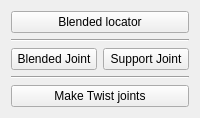
      <widget class="QWidget" name="setup_frame" native="true">
       <layout class="QGridLayout" name="gridLayout_2">
        <item row="0" column="0">
         <layout class="QVBoxLayout" name="verticalLayout_2">
          <item>
           <widget class="QPushButton" name="blendLoc_button">
            <property name="sizePolicy">
             <sizepolicy hsizetype="Minimum" vsizetype="Preferred">
              <horstretch>0</horstretch>
              <verstretch>0</verstretch>
             </sizepolicy>
            </property>
            <property name="toolTip">
             <string>select one joint</string>
            </property>
            <property name="text">
             <string>Blended locator</string>
            </property>
           </widget>
          </item>
          <item>
           <widget class="Line" name="line">
            <property name="orientation">
             <enum>Qt::Horizontal</enum>
            </property>
           </widget>
          </item>
          <item>
           <layout class="QHBoxLayout" name="horizontalLayout">
            <item>
             <widget class="QPushButton" name="blendJnt_button">
              <property name="sizePolicy">
               <sizepolicy hsizetype="Minimum" vsizetype="Preferred">
                <horstretch>0</horstretch>
                <verstretch>0</verstretch>
               </sizepolicy>
              </property>
              <property name="toolTip">
               <string>Select one or multiple target joint(s).</string>
              </property>
              <property name="text">
               <string>Blended Joint</string>
              </property>
             </widget>
            </item>
            <item>
             <widget class="QPushButton" name="supportJnt_button">
              <property name="sizePolicy">
               <sizepolicy hsizetype="Minimum" vsizetype="Preferred">
                <horstretch>0</horstretch>
                <verstretch>0</verstretch>
               </sizepolicy>
              </property>
              <property name="toolTip">
               <string>Select one or multiple target joint(s).</string>
              </property>
              <property name="text">
               <string>Support Joint</string>
              </property>
             </widget>
            </item>
           </layout>
          </item>
          <item>
           <widget class="Line" name="line_2">
            <property name="orientation">
             <enum>Qt::Horizontal</enum>
            </property>
           </widget>
          </item>
          <item>
           <widget class="QPushButton" name="twistJnt_button">
            <property name="sizePolicy">
             <sizepolicy hsizetype="Minimum" vsizetype="Preferred">
              <horstretch>0</horstretch>
              <verstretch>0</verstretch>
             </sizepolicy>
            </property>
            <property name="toolTip">
             <string>Select taget joint and then parent joint.</string>
            </property>
            <property name="text">
             <string>Make Twist joints</string>
            </property>
           </widget>
          </item>
         </layout>
        </item>
       </layout>
      </widget>
